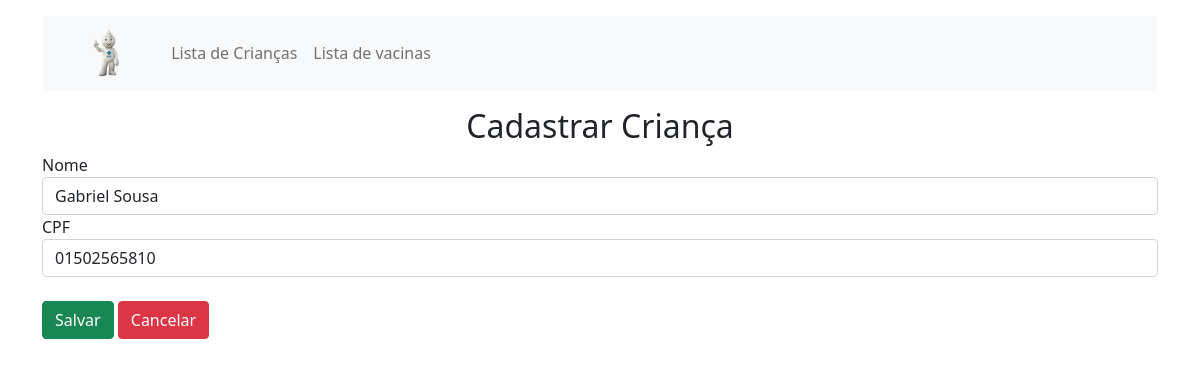
Before: /crianca/update/6 with the older database file.
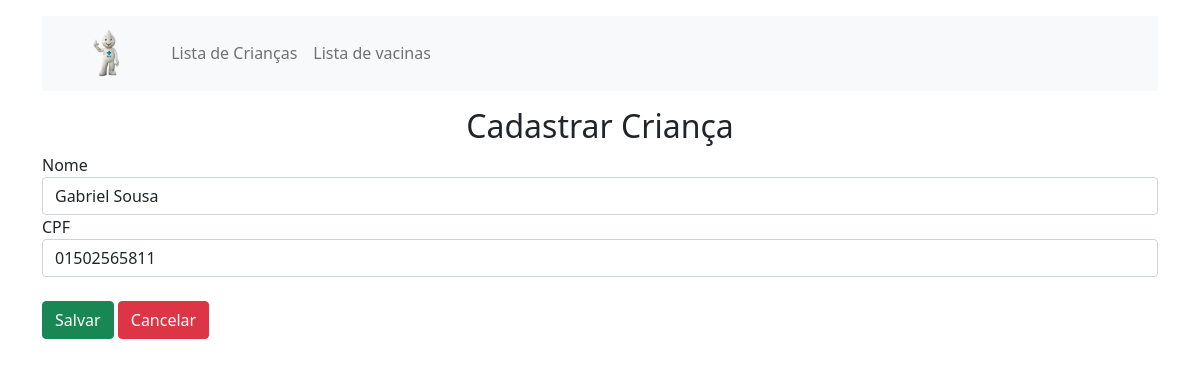
After: the same page with the newer database file.
### core/models.py (models this page shows, shortened)
class Crianca(models.Model):
    nome = models.CharField(
        max_length=50
        )
    cpf = models.CharField(
        max_length=11,
        unique=True
        )

### core/views.py (the view)
# urls.py: path('crianca/update/<str:id>', crianca_update, name='crianca_update'),
def crianca_update(request, id):
    try:
        print(request.POST['cpf'])
        _mutable = request.POST._mutable
        request.POST._mutable = not _mutable
        cpf_with_mask = request.POST['cpf']
        cpf_without_mask = Utils.remove_cpf_mask(cpf_with_mask)
        request.POST['cpf'] = cpf_without_mask
        request.POST._mutable = _mutable
    except Exception:
        pass
    crianca = CriancaDAO.find_one(id)
    form = CriancaForm(
        request.POST or None,
        instance=crianca
    )  # Criando um form com dados vindos por requisicao HTTP
    print(crianca.cpf)
    if request.method == 'POST':  # Verificando se esta sendo solicitado mudanca dos dados
        if form.is_valid():  # Verificando se a instancia possui campos validos de acordo com o Model
            form.save()  # Salvando objeto
            return redirect('index')
    return render(
        request,
        'crianca/form.html',
        {'crianca': crianca}
    )

### core/dao.py (called while the page is built)
    @staticmethod
    def find_one(id):
        crianca = get_object_or_404(Crianca, pk=id)
        return crianca

### core/templates/crianca/form.html (shortened to what this page needs)
{% extends 'base.html' %}
{% block content %}
{% load filter %}
<form action="" method="POST">
    <div class="row">
        <div class="col">
            <h2 id='central-text' class="text-center">Cadastrar Criança</h2>
        </div>
    </div>
    <div class="row">
        <div class="col">
            <label for="id_nome">Nome</label>
            <input class="form-control" type="text" name="nome" id="id_nome" maxlength="50" placeholder="Nome Completo" {% if crianca %}value="{{ crianca.nome }}"{% endif %}>
        </div>
    </div>
    <div class="row">
        <div class="col">
            <label for="id_nome">CPF</label>
            <input class="form-control" type="text" name="cpf" id="id_cpf" maxlength="14" oninput="mascaraCPF(this.id)" {% if crianca %}value="{{ crianca.cpf|mascara_cpf }}"{% endif %}>
        </div>
    </div>
    <br>
    <div class="row">
        <div class="col">
            <button id='save' class="btn btn-success" type="submit">Salvar</button>
            <a id='save' href="{% url 'index' %}" class="btn btn-danger">Cancelar</a>
        </div>
    </div>
</form>
{% endblock %}

Changed rows visible on the page:
changed Crianca "Gabriel Sousa": cpf "01502565810" → "01502565811"
